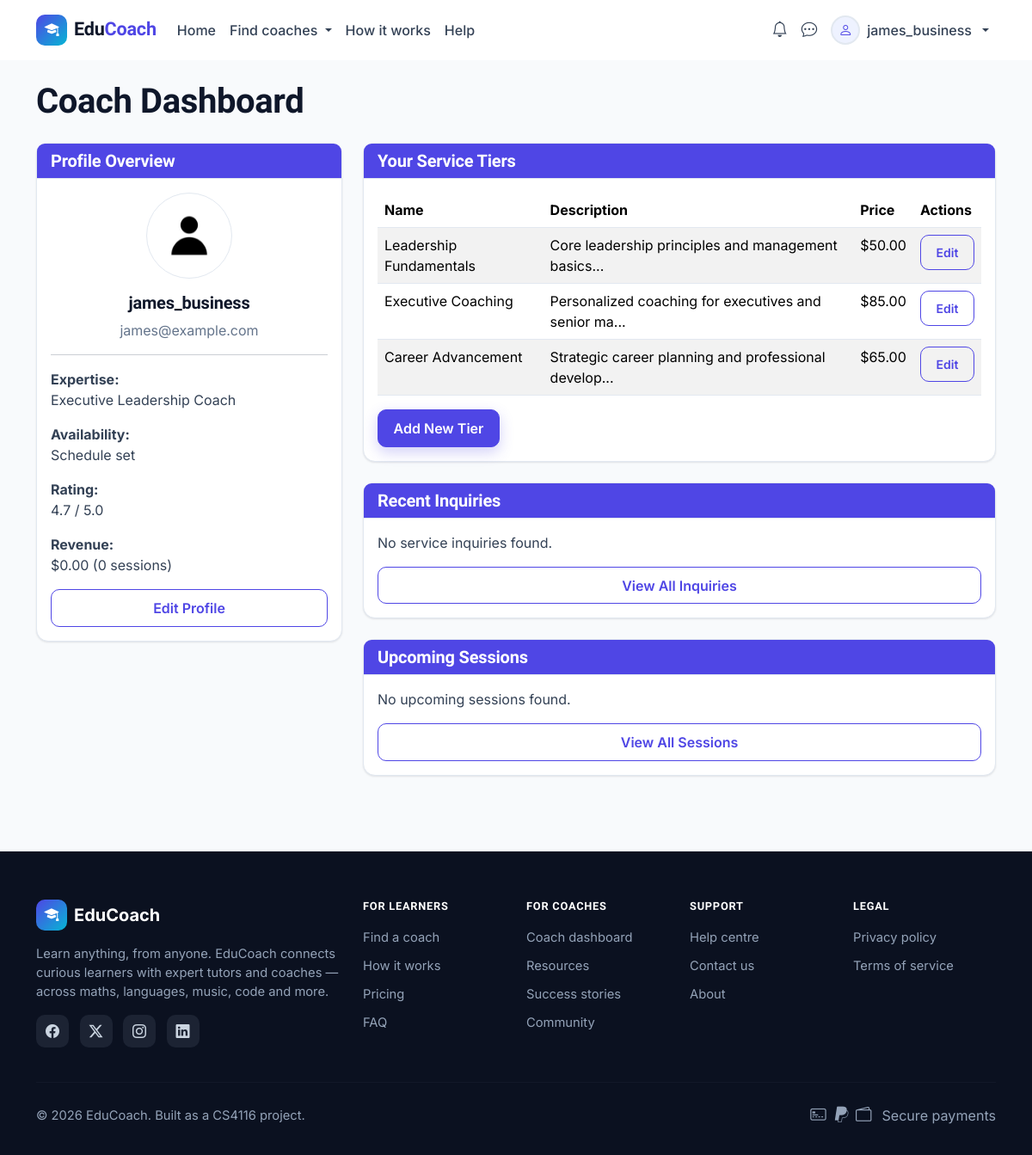
The page /pages/dashboard.php (signed in) on the database its author committed.
### tables this page shows
CREATE TABLE IF NOT EXISTS Coaches (
    coach_id INT PRIMARY KEY AUTO_INCREMENT,
    user_id INT,
    headline VARCHAR(255),  
    about_me TEXT,  
    experience VARCHAR(50),  
    hourly_rate DECIMAL(8,2),  
    video_url VARCHAR(255),  
    custom_category VARCHAR(100) NULL,  
    rating DECIMAL(3,2) DEFAULT 0,
    created_at TIMESTAMP DEFAULT CURRENT_TIMESTAMP
);

CREATE TABLE IF NOT EXISTS ServiceTiers (
    tier_id INT PRIMARY KEY AUTO_INCREMENT,
    coach_id INT,
    name VARCHAR(50) NOT NULL,
    description TEXT,
    price DECIMAL(8,2) NOT NULL,
    is_popular TINYINT(1) DEFAULT 0
);

### pages/dashboard.php (the view, shortened to what this page needs)
<?php
require __DIR__ . '/../includes/db_connection.php';
$user_id = $_SESSION['user_id'];
$user_type = $_SESSION['user_type'] ?? 'regular';
$is_coach = ($user_type === 'business');
try {
    if ($is_coach) {
        $stmt = $pdo->prepare("
            SELECT c.*, u.username, u.email, u.profile_image, u.bio
            FROM Coaches c
            JOIN Users u ON c.user_id = u.user_id
            WHERE c.user_id = ?
        ");
        $stmt->execute([$user_id]);
        $coach = $stmt->fetch(PDO::FETCH_ASSOC);
        if ($coach) {
            $stmt = $pdo->prepare("
                SELECT * FROM ServiceTiers
                WHERE coach_id = ?
            ");
            $stmt->execute([$coach['coach_id']]);
            $serviceTiers = $stmt->fetchAll(PDO::FETCH_ASSOC);
            $stmt = $pdo->prepare("
                SELECT si.*, u.username as learner_name, st.name as tier_name
                FROM ServiceInquiries si
                JOIN Users u ON si.user_id = u.user_id
                JOIN ServiceTiers st ON si.tier_id = st.tier_id
                WHERE si.coach_id = ?
                ORDER BY si.created_at DESC
                LIMIT 5
            ");
            $stmt->execute([$coach['coach_id']]);
            $inquiries = $stmt->fetchAll(PDO::FETCH_ASSOC);
            $stmt = $pdo->prepare("
                SELECT s.*, u.username as learner_name, st.name as tier_name
                FROM Sessions s
                JOIN Users u ON s.learner_id = u.user_id
                JOIN ServiceTiers st ON s.tier_id = st.tier_id
                WHERE s.coach_id = ? AND s.status = 'scheduled'
                ORDER BY s.scheduled_time ASC
                LIMIT 5
            ");
            $stmt->execute([$coach['coach_id']]);
            $upcomingSessions = $stmt->fetchAll(PDO::FETCH_ASSOC);
        } else {
            $serviceTiers = [];
            $inquiries = [];
            $upcomingSessions = [];
        }
    }
} catch (PDOException $e) {
    $error = "Database error: " . $e->getMessage();
}
include __DIR__ . '/../includes/header.php';
?>
<div class="container mt-4">
    <div class="row">
        <div class="col-md-12">
            <h1 class="mb-4">
                <?php echo ($is_coach) ? 'Coach Dashboard' : 'Learner Dashboard'; ?>
            </h1>
            </div>
        </div>
    <div class="row">
        <div class="col-md-4">
            <div class="card mb-4">
                <div class="card-header bg-primary text-white">
                    <h5 class="card-title mb-0">Profile Overview</h5>
                </div>
                <div class="card-body">
                    <div class="text-center mb-3">
                        <?php
                        $profile_image = isset($_SESSION['profile_image']) && !empty($_SESSION['profile_image']) ? $_SESSION['profile_image'] : 'default.jpg';
                        $image_path = "../assets/images/profiles/{$profile_image}";
                        $default_image = "../assets/images/profiles/default.jpg";
                        $full_image_path = __DIR__ . "/../assets/images/profiles/{$profile_image}";
                        $full_default_path = __DIR__ . "/../assets/images/profiles/default.jpg";
                        if (file_exists($full_image_path) && is_readable($full_image_path)) {
                            $display_image = $image_path;
                        } elseif (file_exists($full_default_path) && is_readable($full_default_path)) {
                            $display_image = $default_image;
                        } else {
                            $display_image = "https://ui-avatars.com/api/?name=" . urlencode($_SESSION['username']) . "&background=random&size=100";
                        }
                        ?>
                        <img src="<?= $display_image ?>" alt="Profile" class="rounded-circle img-thumbnail" style="width: 100px; height: 100px; object-fit: cover;">
                                </div>
                    <h5 class="text-center"><?= htmlspecialchars($_SESSION['username']) ?></h5>
                    <p class="text-center text-muted"><?= htmlspecialchars($_SESSION['email']) ?></p>
                    <?php if ($is_coach && isset($coach)): ?>
                        <hr>
                        <?php if (isset($coach) && $coach): ?>
                            <div class="mb-2">
                                <strong>Expertise:</strong>
                                <p><?= isset($coach['headline']) ? htmlspecialchars($coach['headline']) : 'Not specified' ?></p>
                            </div>
                            <div class="mb-2">
                                <strong>Availability:</strong>
                                <p>
                                    <?php
                                    if (isset($coach['coach_id'])) {
                                        try {
                                            $stmt = $pdo->prepare("
                                                SELECT COUNT(*) FROM Coach_Availability
                                                WHERE coach_id = ? AND is_available = 1
                                            ");
                                            $stmt->execute([$coach['coach_id']]);
                                            $availCount = $stmt->fetchColumn();
                                            echo $availCount > 0 ? 'Schedule set' : 'Not specified';
                                        } catch (PDOException $e) {
                                            echo 'Not specified';
                                        }
                                    } else {
                                        echo 'Not specified';
                                    }
                                    ?>
                                </p>
                                </div>
                            <div class="mb-2">
                                <strong>Rating:</strong>
                                <p><?= isset($coach['rating']) && $coach['rating'] ? number_format($coach['rating'], 1) . ' / 5.0' : 'No ratings yet' ?></p>
                            </div>
                            <div class="mb-2">
                                <strong>Revenue:</strong>
                                <p>
                                    <?php
                                    if (isset($coach['coach_id'])) {
                                        try {
                                            $stmt = $pdo->prepare("
                                                SELECT
                                                    COUNT(DISTINCT s.session_id) as completed_sessions,
                                                    IFNULL(SUM(st.price), 0) as total_revenue
                                                FROM Sessions s
                                                JOIN ServiceTiers st ON s.tier_id = st.tier_id
                                                WHERE s.coach_id = ? AND s.status = 'completed'
                                            ");
                                            $stmt->execute([$coach['coach_id']]);
                                            $revenueData = $stmt->fetch(PDO::FETCH_ASSOC);
                                            echo '$' . number_format($revenueData['total_revenue'], 2) . ' (' . $revenueData['completed_sessions'] . ' sessions)';
                                        } catch (PDOException $e) {
                                            echo '$0.00 (0 sessions)';
                                        }
                                    } else {
                                        echo '$0.00 (0 sessions)';
                                    }
                                    ?>
                                </p>
                            </div>
                        <?php endif; ?>
                    <?php endif; ?>
                    <div class="d-grid gap-2">
                        <a href="profile.php" class="btn btn-outline-primary">Edit Profile</a>
                                </div>
                            </div>
                        </div>
                    </div>
        <div class="col-md-8">
            <?php if ($is_coach): ?>
                <div class="card mb-4">
                    <div class="card-header bg-primary text-white">
                        <h5 class="card-title mb-0">Your Service Tiers</h5>
                    </div>
                    <div class="card-body">
                        <?php if (isset($serviceTiers) && count($serviceTiers) > 0): ?>
                            <table class="table table-striped">
                                <thead>
                                    <tr>
                                        <th>Name</th>
                                        <th>Description</th>
                                        <th>Price</th>
                                        <th>Actions</th>
                                    </tr>
                                </thead>
                                <tbody>
                                    <?php foreach ($serviceTiers as $tier): ?>
                                        <tr>
                                            <td><?= htmlspecialchars($tier['name']) ?></td>
                                            <td><?= htmlspecialchars(substr($tier['description'], 0, 50)) ?>...</td>
                                            <td>$<?= number_format($tier['price'], 2) ?></td>
                                            <td>
                                                <a href="edit-coach-services.php" class="btn btn-sm btn-outline-primary">Edit</a>
                                            </td>
                                        </tr>
                                    <?php endforeach; ?>
                                </tbody>
                            </table>
                            <a href="edit-coach-services.php" class="btn btn-primary">Add New Tier</a>
                        <?php else: ?>
                            <p class="text-muted">You haven't created any service tiers yet.</p>
                            <a href="edit-coach-services.php" class="btn btn-primary">Create Your First Tier</a>
                        <?php endif; ?>
                    </div>
                </div>
            <?php endif; ?>
            <div class="card mb-4">
                <div class="card-header bg-primary text-white">
                    <h5 class="card-title mb-0">
                        <?= $is_coach ? 'Recent Inquiries' : 'Your Service Inquiries' ?>
                    </h5>
                </div>
                <div class="card-body">
                    <?php if (!empty($inquiries)): ?>
                        <table class="table">
                            <thead>
                                <tr>
                                    <th>Date</th>
                                    <th>From</th>
                                    <th>Service</th>
                                    <th>Status</th>
                                    <th>Actions</th>
                                </tr>
                            </thead>
                            <tbody>
                                <?php foreach ($inquiries as $inquiry): ?>
                                    <tr>
                                        <td><?= date('M j, Y', strtotime($inquiry['created_at'])) ?></td>
                                        <td>
                                            <?php if ($is_coach): ?>
                                                <?= htmlspecialchars($inquiry['learner_name']) ?>
                                            <?php else: ?>
                                                <?= htmlspecialchars($inquiry['coach_name']) ?>
                                            <?php endif; ?>
                                        </td>
                                        <td><?= htmlspecialchars($inquiry['tier_name']) ?></td>
                                        <td>
                                            <span class="badge <?= getStatusBadgeClass($inquiry['status']) ?>">
                                                <?= ucfirst($inquiry['status']) ?>
                                            </span>
                                        </td>
                                        <td>
                                            <a href="inquiry-details.php?id=<?= $inquiry['inquiry_id'] ?>" class="btn btn-sm btn-outline-primary" onclick="window.location.href='inquiry-details.php?id=<?= $inquiry['inquiry_id'] ?>'; return false;">View</a>
                                        </td>
                                    </tr>
                                <?php endforeach; ?>
                            </tbody>
                        </table>
                    <?php else: ?>
                        <p>No service inquiries found.</p>
                    <?php endif; ?>
                    <div class="d-grid gap-2">
                        <a href="my-inquiries.php" class="btn btn-outline-primary" onclick="window.location.href='my-inquiries.php'; return false;">View All Inquiries</a>
                    </div>
                </div>
            </div>
            <div class="card mb-4">
                <div class="card-header bg-primary text-white">
                    <h5 class="card-title mb-0">Upcoming Sessions</h5>
                </div>
                <div class="card-body">
                    <?php if (!empty($upcomingSessions)): ?>
                        <table class="table">
                            <thead>
                                <tr>
                                    <th>Date & Time</th>
                                    <th><?= $is_coach ? 'Learner' : 'Coach' ?></th>
                                    <th>Service</th>
                                    <th>Duration</th>
                                    <th>Actions</th>
                                </tr>
                            </thead>
                            <tbody>
                                <?php foreach ($upcomingSessions as $session): ?>
                                    <tr>
                                        <td><?= date('M j, Y h:i A', strtotime($session['scheduled_time'])) ?></td>
                                        <td>
                                            <?php if ($is_coach): ?>
                                                <?= htmlspecialchars($session['learner_name']) ?>
                                            <?php else: ?>
                                                <?= htmlspecialchars($session['coach_name']) ?>
                                            <?php endif; ?>
                                        </td>
                                        <td><?= htmlspecialchars($session['tier_name']) ?></td>
                                        <td><?= $session['duration'] ?? 60 ?> min</td>
                                        <td>
                                            <a href="view-session.php?id=<?= $session['session_id'] ?>" class="btn btn-sm btn-outline-primary">View</a>
                                        </td>
                                    </tr>
                                <?php endforeach; ?>
                            </tbody>
                        </table>
                    <?php else: ?>
                        <p>No upcoming sessions found.</p>
                    <?php endif; ?>
                    <div class="d-grid gap-2">
                        <a href="session.php" class="btn btn-outline-primary">View All Sessions</a>
                    </div>
                </div>
            </div>
        </div>
    </div>
</div>
<?php include __DIR__ . '/../includes/footer.php'; ?>

### rows shown on the page
coaches: headline "Executive Leadership Coach", rating "4.7"
servicetiers: name "Leadership Fundamentals", description "Core leadership principles and management basics", price "50.00"
servicetiers: name "Executive Coaching", description "Personalized coaching for executives and senior ma", price "85.00"
servicetiers: name "Career Advancement", description "Strategic career planning and professional develop", price "65.00"

### other values the page prints
$_SESSION['username'] "james_business"
$_SESSION['email'] "james@example.com"
$revenueData['total_revenue'] "0.00"
$revenueData['completed_sessions'] "0"
